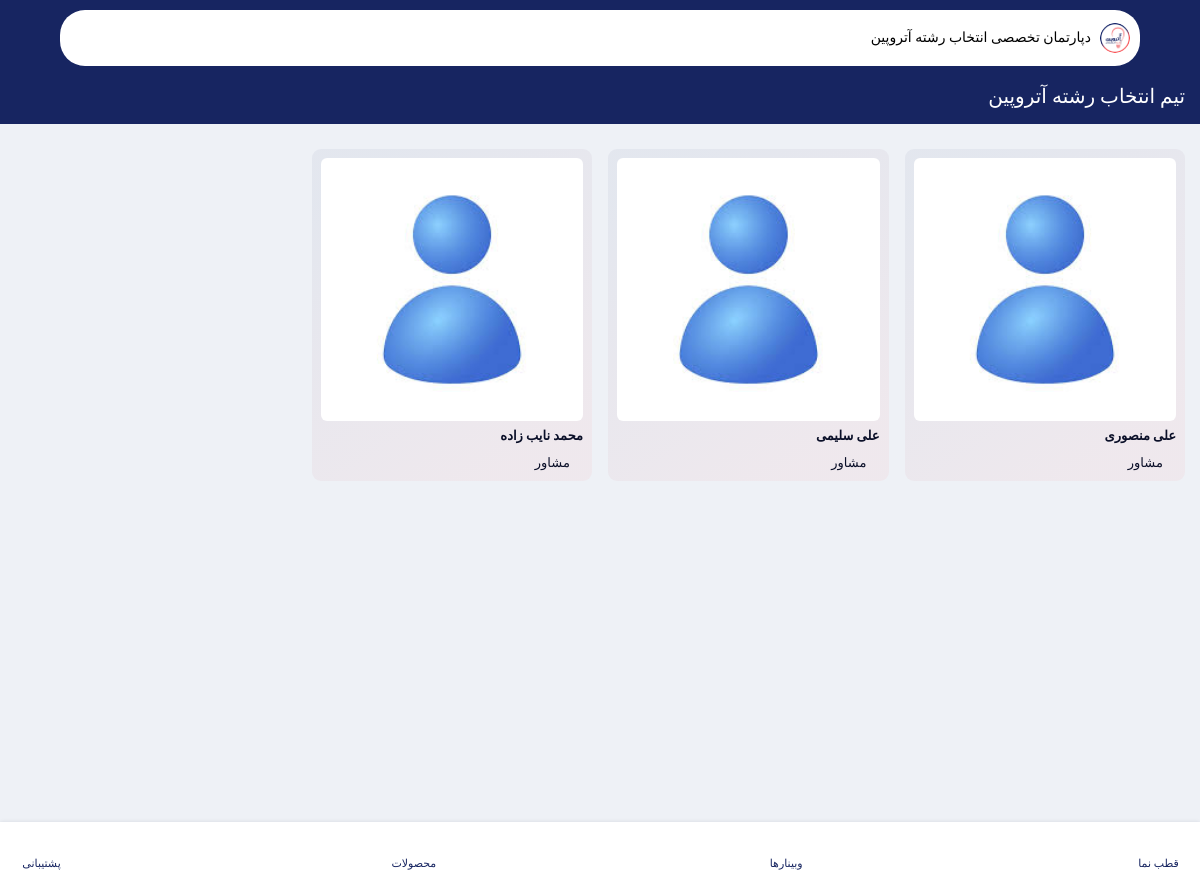
The app's page /atropine-team/ (signed in) with its own data.
### accounts/models.py (models this page shows, shortened)
class User(AbstractUser):
    ROLE_CHOICES = (
        ("super_admin", "مدیرکل"),
        ("supervisor", "ناظر"),
        ("consultant", "مشاور"),
        ("student", "داوطلب"),
    )
    role = models.CharField(max_length=30, choices=ROLE_CHOICES, verbose_name="نقش")
    mobile = models.CharField(max_length=15, blank=True, unique=True, verbose_name="شماره موبایل")
    avatar = models.ImageField(upload_to="avatars/", blank=True, null=True, verbose_name="تصویر پروفایل")
    is_suspended = models.BooleanField(default=False, verbose_name="تعلیق شده")
    suspension_reason = models.TextField(blank=True, verbose_name="دلیل تعلیق")
    is_limited = models.BooleanField(default=False, verbose_name="دسترسی محدود (برای مدیرکل)")
    class Meta:
        verbose_name = "کاربر"
        verbose_name_plural = "کاربران"
        ordering = ["-id"]

### pages/views.py (the view)
# urls.py: path('atropine-team/', atropine_team, name='atropine_team'),
def atropine_team(request):
    atropine_teams = User.objects.filter(role='consultant').order_by("id")
    return render(request, 'pages/atropine_team.html', {"atropine_teams": atropine_teams})

### templates/pages/atropine_team.html (shortened to what this page needs)
{% extends 'bases/learning.html' %}
{% load static %}
{% block header %}
<header class="main-header learning-header">
    <div class="custom-container">
        <div class="row">
            <div class="col-12">
                {% include 'includes/top-header.html' %}
            </div>
        </div>
        <div class="header-bottom header-bottom-2 mt-4 pb-3">
            <h2 class="fw-500 text-white">تیم انتخاب رشته آتروپین</h2>
        </div>
    </div>
</header>
{% endblock %}
{% block content %}
<section class="section-t-space feature-course-section popular-course-section">
    <div class="custom-container">
        <ul class="feature-course-list">
            {% for atropine_team in atropine_teams %}
            <li>
                <div class="feature-box">
                    <a href="" class="feature-image">
                        {% if atropine_team.avatar %}
                        <img src="{{ atropine_team.avatar.url }}" class="img-fluid" alt="">
                        {% else %}
                        <img src="{% static 'images/user.jpg' %}" class="img-fluid" alt="">
                        {% endif %}
                    </a>
                    <div class="feature-detail">
                        <a href="">
                            <h6>{{ atropine_team.get_full_name }}</h6>
                        </a>
                        <ul class="rate-course">
                            <li><i class="ri-user-fill"></i>{{ atropine_team.get_role_display }}</li>
                        </ul>
                    </div>
                </div>
            </li>
            {% endfor %}
        </ul>
    </div>
</section>
{% endblock %}

### records on screen
User: get_full_name "علی منصوری", role "مشاور"
User: get_full_name "علی سلیمی", role "مشاور"
User: get_full_name "محمد نایب زاده", role "مشاور"
